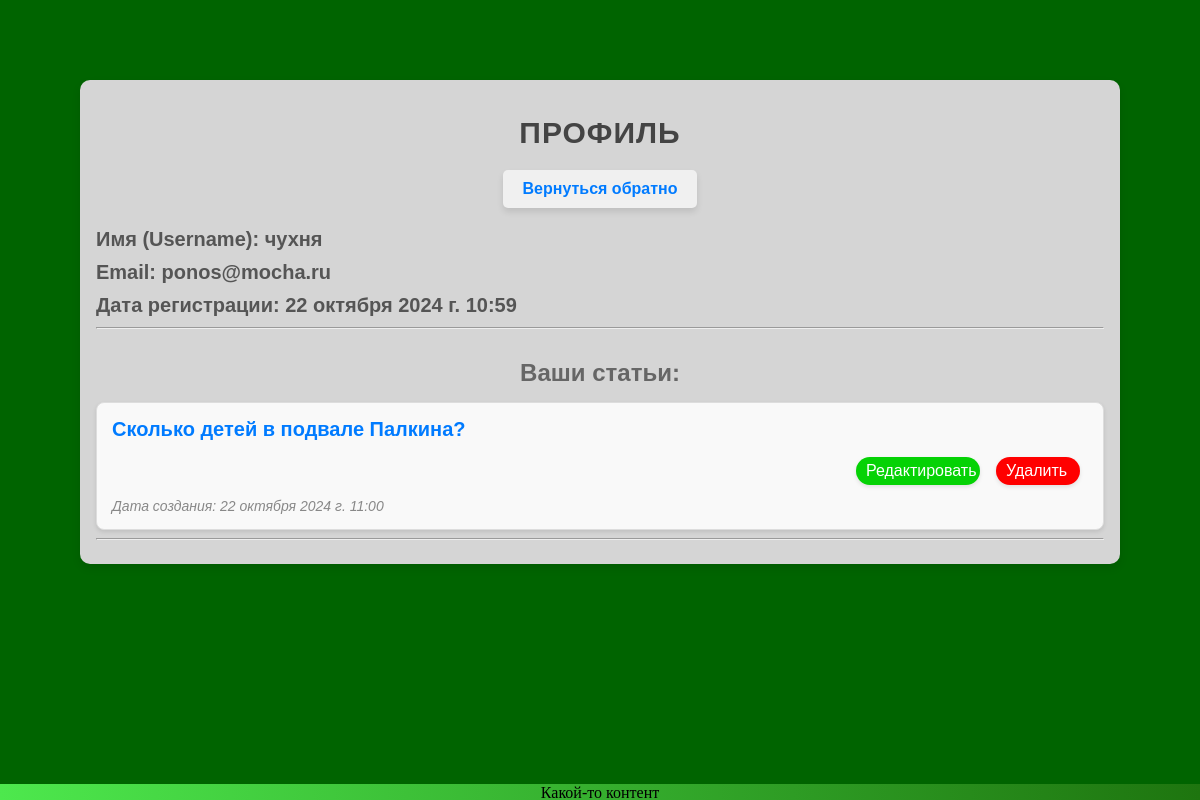
/topics/profile/чухня (signed in), run on the app's committed database.
### myApp/models.py (models this page shows, shortened)
class User(AbstractUser):
    bio = models.CharField(blank=True, max_length=299)

class Topic(models.Model):
    author = models.ForeignKey(User, on_delete=models.SET_NULL, verbose_name="Автор темы", null=True)
    title = models.CharField(max_length=50, verbose_name="Тема")
    description = models.TextField(blank=True, verbose_name="Описание")
    created_at = models.DateTimeField(auto_now_add=True, verbose_name="Дата создания")

### myApp/views.py (the view)
# urls.py: path('topics/profile/<str:username>', profile, name='profile'),
@login_required
def profile(request, username):
    user = User.objects.get(username=username)
    data = {
        'username': username,
        'email': user.email,
        'date_of_registration': user.date_joined,
        'articles': Topic.objects.filter(author_id=user.id).order_by('-created_at'),
        'comments': Message.objects.filter(author_id=user.id).order_by('-created_at'),
    }
    return render(request, 'profile.html', context=data)

### myApp/templates/profile.html (shortened to what this page needs)
{% extends 'base.html' %}
{% load static %}
{% block content %}
    <div class="profile-container">
        <h1>Профиль</h1>
        <div class="back-link-container">
            <a href="{% url 'topics' %}" class="back-link">Вернуться обратно</a>
        </div>
        <div class="profile-info">
            <h2>Имя (Username): {{ username }}</h2>
            <h2>Email: {{ email }}</h2>
            <h2>Дата регистрации: {{ date_of_registration }}</h2>
        </div>
        <hr>
        <div class="profile-articles">
            <h2>Ваши статьи:</h2>
            {% if articles %}
                <div class="articles-list">
                    {% for article in articles %}
                        <div class="article-item">
                            <a href="{% url 'topic_content' article.id %}" class="article-link">{{ article.title }}</a>
                            <div class="util_btns">
                                <a href="{% url 'edit_topic' article.id %}" class="edit_topic">Редактировать</a>
                                <a href="{% url 'delete_topic' username article.id %}" class="delete_article">Удалить</a>
                            </div>
                            <span class="article-date">Дата создания: {{ article.created_at }}</span>
                        </div>
                    {% endfor %}
                </div>
            {% else %}
                <p class="no-articles-message">Нет никаких статей!</p>
            {% endif %}
        </div>
        <hr>
    </div>
{% endblock %}

### myApp/static/styles/styles.css (style rules this page uses)
.base_body { display: flex; flex-direction: column; background: darkgreen; margin: 5rem; }
.profile-container { max-width: 90vw; padding: 1rem; font-family: Arial, sans-serif; color: #333; background: #d5d5d5; border-radius: 10px; box-shadow: 0 4px 8px rgba(0, 0, 0, 0.1); }
.profile-container h1 { text-align: center; font-size: 30px; color: #444; margin-bottom: 20px; text-transform: uppercase; letter-spacing: 1px; }
.back-link-container { display: flex; justify-content: center; margin-bottom: 20px; }
.back-link { padding: 10px 20px; font-weight: bold; color: #007bff; background-color: #f0f0f0; border-radius: 5px; text-decoration: none; transition: all 0.3s; box-shadow: 0 4px 6px rgba(0, 0, 0, 0.1); }
.profile-info h2 { font-size: 20px; margin: 10px 0; color: #555; }
.profile-articles, .profile-comments { margin-top: 30px; }
.profile-articles h2, .profile-comments h2 { font-size: 24px; color: #666; margin-bottom: 15px; text-align: center; }
.articles-list, .comments-list { display: flex; flex-direction: column; gap: 20px; padding-left: 0; }
.util_btns { display: flex; flex-direction: row; justify-content: right; }
.edit_topic { display: inline-block; text-decoration: none; padding: 5px 10px; background: #05d205; border-radius: 1rem; width: 6.5rem; color: white; box-shadow: 0 2px 4px rgba(0, 0, 0, 0.1); transition: all 0.3s; cursor: pointer; margin: 0.5rem; }
.delete_article { display: inline-block; text-decoration: none; padding: 5px 10px; background: red; border-radius: 1rem; width: 4rem; color: white; box-shadow: 0 2px 4px rgba(0, 0, 0, 0.1); transition: all 0.3s; cursor: pointer; margin: 0.5rem; }
.article-item, .comment-item { display: flex; flex-direction: column; padding: 15px; border: 1px solid #ddd; border-radius: 8px; background-color: #f9f9f9; box-shadow: 0 2px 4px rgba(0, 0, 0, 0.1); transition: all 0.3s; }
.article-link { font-size: 20px; font-weight: bold; color: #007bff; text-decoration: none; transition: color 0.3s; margin-bottom: 8px; }
.article-date, .comment-item p:last-child { font-size: 14px; color: #888; margin-top: 5px; font-style: italic; }

### data on the page
User: username "чухня", email "ponos@mocha.ru", date_joined "22 октября 2024 г. 10:59"
Topic: title "Сколько детей в подвале Палкина?", created_at "22 октября 2024 г. 11:00"
